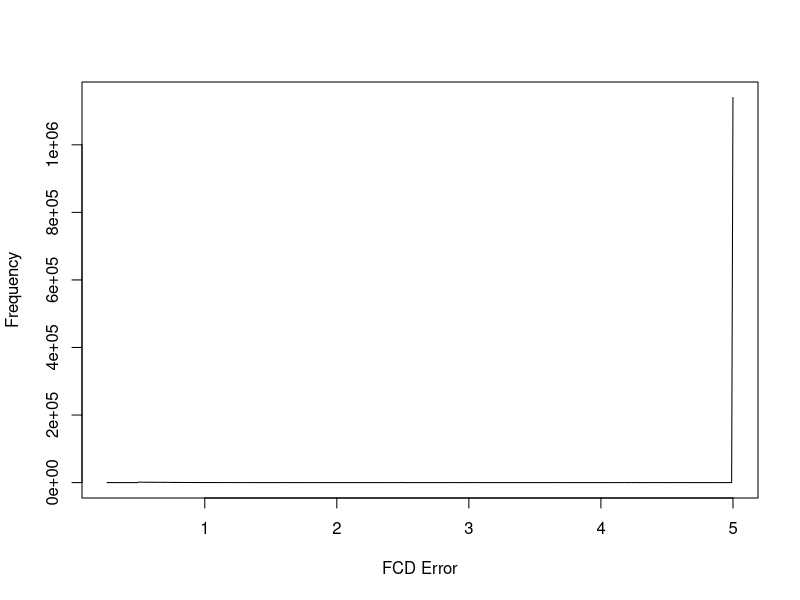

Source code (R):
x = c(0.26,0.27,0.28,0.29,0.3,0.31,0.32,0.33,0.34,0.35,0.36,0.37,0.38,0.39,0.4,0.41,0.42,0.43,0.44,0.45,0.46,0.47,0.48,0.49,0.5,0.51,0.52,0.53,0.54,0.55,0.56,0.57,0.58,0.59,0.6,0.61,0.62,0.63,0.64,0.65,0.66,0.67,0.68,0.69,0.7,0.71,0.72,0.73,0.74,0.75,0.76,0.77,0.78,0.79,0.8,0.81,0.82,0.83,0.84,0.85,0.86,0.87,0.88,0.89,0.9,0.91,0.92,0.93,0.94,0.95,0.96,0.97,0.98,0.99,1,1.01,1.02,1.03,1.04,1.05,1.06,1.07,1.08,1.09,1.1,1.11,1.12,1.13,1.14,1.15,1.16,1.17,1.18,1.19,1.2,1.21,1.22,1.23,1.24,1.25,1.26,1.27,1.28,1.29,1.3,1.31,1.32,1.33,1.34,1.35,1.36,1.37,1.38,1.39,1.4,1.41,1.42,1.43,1.44,1.45,1.46,1.47,1.48,1.49,1.5,1.51,1.52,1.53,1.54,1.55,1.56,1.57,1.58,1.59,1.6,1.61,1.62,1.63,1.64,1.65,1.66,1.67,1.68,1.69,1.7,1.71,1.72,1.73,1.74,1.75,1.76,1.77,1.78,1.79,1.8,1.81,1.82,1.83,1.84,1.85,1.86,1.87,1.88,1.89,1.9,1.91,1.92,1.93,1.94,1.95,1.96,1.97,1.98,1.99,2,2.01,2.02,2.03,2.04,2.05,2.06,2.07,2.08,2.09,2.1,2.11,2.12,2.13,2.14,2.15,2.16,2.17,2.18,2.19,2.2,2.21,2.22,2.23,2.24,2.25,2.26,2.27,2.28,2.29,2.3,2.31,2.32,2.33,2.34,2.35,2.36,2.37,2.38,2.39,2.4,2.41,2.42,2.43,2.44,2.45,2.46,2.47,2.48,2.49,2.5,2.51,2.52,2.53,2.54,2.55,2.56,2.57,2.58,2.59,2.6,2.61,2.62,2.63,2.64,2.65,2.66,2.67,2.68,2.69,2.7,2.71,2.72,2.73,2.74,2.75,2.76,2.77,2.78,2.79,2.8,2.81,2.82,2.83,2.84,2.85,2.86,2.87,2.88,2.89,2.9,2.91,2.92,2.93,2.94,2.95,2.96,2.97,2.98,2.99,3,3.01,3.02,3.03,3.04,3.05,3.06,3.07,3.08,3.09,3.1,3.11,3.12,3.13,3.14,3.15,3.16,3.17,3.18,3.19,3.2,3.21,3.22,3.23,3.24,3.25,3.26,3.27,3.28,3.29,3.3,3.31,3.32,3.33,3.34,3.35,3.36,3.37,3.38,3.39,3.4,3.41,3.42,3.43,3.44,3.45,3.46,3.47,3.48,3.49,3.5,3.51,3.52,3.53,3.54,3.55,3.56,3.57,3.58,3.59,3.6,3.61,3.62,3.63,3.64,3.65,3.66,3.67,3.68,3.69,3.7,3.71,3.72,3.73,3.74,3.75,3.76,3.77,3.78,3.79,3.8,3.81,3.82,3.83,3.84,3.85,3.86,3.87,3.88,3.89,3.9,3.91,3.92,3.93,3.94,3.95,3.96,3.97,3.98,3.99,4,4.01,4.02,4.03,4.04,4.05,4.06,4.07,4.08,4.09,4.1,4.11,4.12,4.13,4.14,4.15,4.16,4.17,4.18,4.19,4.2,4.21,4.22,4.23,4.24,4.25,4.26,4.27,4.28,4.29,4.3,4.31,4.32,4.33,4.34,4.35,4.36,4.37,4.38,4.39,4.4,4.41,4.42,4.43,4.44,4.45,4.46,4.47,4.48,4.49,4.5,4.51,4.52,4.53,4.54,4.55,4.56,4.57,4.58,4.59,4.6,4.61,4.62,4.63,4.64,4.65,4.66,4.67,4.68,4.69,4.7,4.71,4.72,4.73,4.74,4.75,4.76,4.77,4.78,4.79,4.8,4.81,4.82,4.83,4.84,4.85,4.86,4.87,4.88,4.89,4.9,4.91,4.92,4.93,4.94,4.95,4.96,4.97,4.98,4.99,5)
y = c(0,0,0,0,0,0,0,0,0,0,0,0,0,0,0,0,0,0,0,0,0,0,0,0,1444,1322,1151,1079,1061,1021,914,963,983,997,1012,920,970,885,902,844,802,845,823,797,747,690,682,646,643,488,413,370,345,367,311,325,300,317,290,288,273,249,258,241,224,263,203,232,208,219,187,205,173,166,186,165,161,155,134,141,138,127,117,125,108,114,92,95,93,81,69,78,65,60,67,64,60,47,45,57,37,39,108,57,38,39,38,37,42,31,31,32,19,20,21,18,20,13,12,13,14,13,15,12,12,10,9,12,10,11,13,13,66,30,29,28,22,21,22,26,26,21,20,35,25,20,20,15,16,21,14,11,10,11,8,63,9,7,7,7,6,6,3,3,3,3,3,2,2,2,2,2,2,2,2,2,3,3,3,1,3,3,1,2,2,1,2,1,2,2,1,2,1,2,1,2,1,1,2,1,2,1,2,1,1,2,2,3,16,20,11,11,16,7,8,7,70,19,15,12,15,14,14,401,33,29,25,25,24,21,19,20,21,21,16,18,14,19,18,15,14,13,13,20,16,34,21,24,20,10,13,16,31,21,9,11,8,23,22,9,182,12,10,11,11,7,17,9,8,8,9,8,41,224,8,10,18,11,9,94,14,12,10,16,12,10,8,9,7,9,8,15,11,16,12,11,14,10,12,13,11,10,11,12,10,12,6,15,22,24,18,5,3,8,3,3,3,17,26,25,9,31,14,0,0,2,4,0,3,0,0,2,8,15,14,8,8,7,8,8,7,89,4,5,3,40,4,4,3,5,10,9,24,23,24,16,12,11,10,10,36,9,6,7,7,6,11,10,24,10,8,10,10,10,16,15,13,15,9,10,10,8,6,7,5,6,121,19,15,16,11,10,97,18,17,22,52,38,33,25,21,365,19,21,26,19,17,27,15,11,47,14,15,89,16,14,12,90,7,8,4,5,9,5,6,4,2,2,41,4,5,6,5,127,4,17,85,3,2,7,13,31,1,2,1,15,6,31,1,2,1,2,10,35,12,2,26,1,16,22,5,5,4,56,5,11,14,8,6,28,3,3,150,3,1140382)
pdf("01.stats.FCDerror.pdf")
plot(x, y, xlab="FCD Error", ylab="Frequency", type="l")
dev.off()
